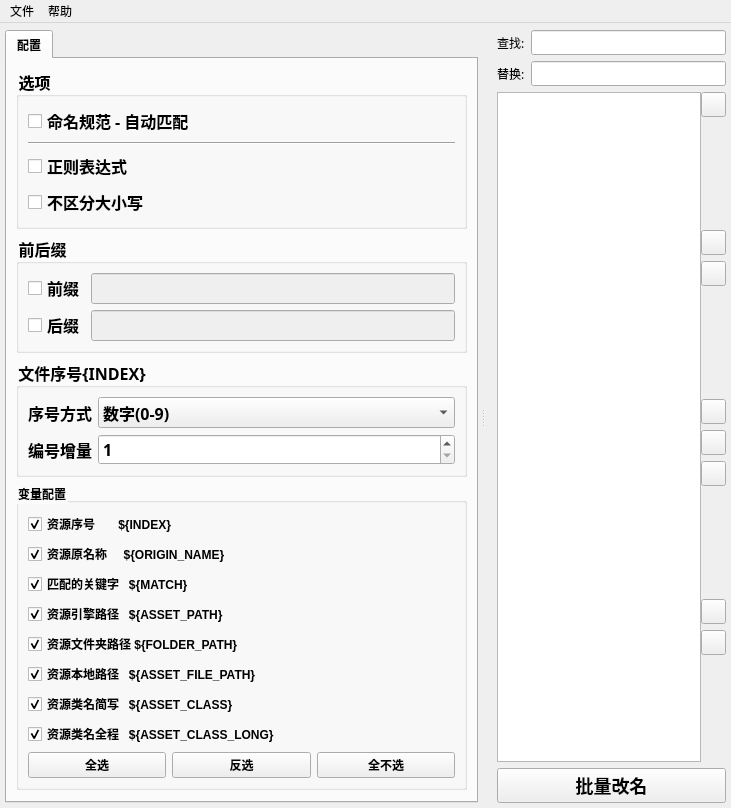
<?xml version="1.0" encoding="UTF-8"?>
<ui version="4.0">
 <class>Main_Container</class>
 <widget class="QWidget" name="Main_Container">
  <property name="geometry">
   <rect>
    <x>0</x>
    <y>0</y>
    <width>731</width>
    <height>796</height>
   </rect>
  </property>
  <property name="font">
   <font>
    <family>微软雅黑</family>
   </font>
  </property>
  <property name="windowTitle">
   <string>批量改名工具</string>
  </property>
  <layout class="QHBoxLayout" name="horizontalLayout">
   <property name="leftMargin">
    <number>5</number>
   </property>
   <property name="topMargin">
    <number>30</number>
   </property>
   <property name="rightMargin">
    <number>5</number>
   </property>
   <property name="bottomMargin">
    <number>5</number>
   </property>
   <item>
    <widget class="QSplitter" name="Splitter">
     <property name="styleSheet">
      <string notr="true">font: bold 12pt &quot;Microsoft YaHei&quot;;</string>
     </property>
     <property name="orientation">
      <enum>Qt::Horizontal</enum>
     </property>
     <property name="opaqueResize">
      <bool>true</bool>
     </property>
     <property name="handleWidth">
      <number>10</number>
     </property>
     <property name="childrenCollapsible">
      <bool>true</bool>
     </property>
     <widget class="MTabWidget" name="tabWidget">
      <property name="styleSheet">
       <string notr="true">font-weight:bold</string>
      </property>
      <property name="tabPosition">
       <enum>QTabWidget::North</enum>
      </property>
      <property name="tabShape">
       <enum>QTabWidget::Rounded</enum>
      </property>
      <property name="currentIndex">
       <number>0</number>
      </property>
      <property name="elideMode">
       <enum>Qt::ElideNone</enum>
      </property>
      <property name="usesScrollButtons">
       <bool>true</bool>
      </property>
      <property name="documentMode">
       <bool>false</bool>
      </property>
      <widget class="QWidget" name="tabWidgetPage1">
       <attribute name="title">
        <string>配置</string>
       </attribute>
       <layout class="QVBoxLayout" name="verticalLayout_2">
        <property name="leftMargin">
         <number>9</number>
        </property>
        <property name="rightMargin">
         <number>9</number>
        </property>
        <item>
         <widget class="QGroupBox" name="groupBox">
          <property name="font">
           <font>
            <family>Microsoft YaHei</family>
            <pointsize>12</pointsize>
            <weight>75</weight>
            <italic>false</italic>
            <bold>true</bold>
           </font>
          </property>
          <property name="title">
           <string>选项</string>
          </property>
          <layout class="QGridLayout" name="gridLayout">
           <item row="4" column="0">
            <widget class="MCheckBox" name="Ignore_Case_CB">
             <property name="text">
              <string>不区分大小写</string>
             </property>
            </widget>
           </item>
           <item row="3" column="0">
            <widget class="MCheckBox" name="RE_CB">
             <property name="text">
              <string>正则表达式</string>
             </property>
            </widget>
           </item>
           <item row="1" column="0">
            <widget class="MCheckBox" name="Convention_CB">
             <property name="text">
              <string>命名规范 - 自动匹配</string>
             </property>
            </widget>
           </item>
           <item row="2" column="0">
            <widget class="Line" name="line">
             <property name="orientation">
              <enum>Qt::Horizontal</enum>
             </property>
            </widget>
           </item>
          </layout>
         </widget>
        </item>
        <item>
         <widget class="QGroupBox" name="groupBox_4">
          <property name="font">
           <font>
            <family>Microsoft YaHei</family>
            <pointsize>12</pointsize>
            <weight>75</weight>
            <italic>false</italic>
            <bold>true</bold>
           </font>
          </property>
          <property name="title">
           <string>前后缀</string>
          </property>
          <layout class="QVBoxLayout" name="verticalLayout_7">
           <item>
            <layout class="QHBoxLayout" name="horizontalLayout_9">
             <item>
              <widget class="MCheckBox" name="Prefix_CB">
               <property name="text">
                <string>前缀</string>
               </property>
              </widget>
             </item>
             <item>
              <widget class="MLineEdit" name="Prefix_LE">
               <property name="enabled">
                <bool>false</bool>
               </property>
              </widget>
             </item>
            </layout>
           </item>
           <item>
            <layout class="QHBoxLayout" name="horizontalLayout_10">
             <item>
              <widget class="MCheckBox" name="Suffix_CB">
               <property name="text">
                <string>后缀</string>
               </property>
              </widget>
             </item>
             <item>
              <widget class="MLineEdit" name="Suffix_LE">
               <property name="enabled">
                <bool>false</bool>
               </property>
              </widget>
             </item>
            </layout>
           </item>
          </layout>
         </widget>
        </item>
        <item>
         <widget class="QGroupBox" name="groupBox_3">
          <property name="sizePolicy">
           <sizepolicy hsizetype="Preferred" vsizetype="Minimum">
            <horstretch>0</horstretch>
            <verstretch>0</verstretch>
           </sizepolicy>
          </property>
          <property name="maximumSize">
           <size>
            <width>16777215</width>
            <height>16777215</height>
           </size>
          </property>
          <property name="font">
           <font>
            <family>Microsoft YaHei</family>
            <pointsize>12</pointsize>
            <weight>75</weight>
            <italic>false</italic>
            <bold>true</bold>
           </font>
          </property>
          <property name="autoFillBackground">
           <bool>false</bool>
          </property>
          <property name="styleSheet">
           <string notr="true"/>
          </property>
          <property name="title">
           <string notr="true">文件序号{INDEX}</string>
          </property>
          <property name="flat">
           <bool>false</bool>
          </property>
          <property name="checkable">
           <bool>false</bool>
          </property>
          <property name="checked">
           <bool>false</bool>
          </property>
          <layout class="QVBoxLayout" name="verticalLayout_5">
           <item>
            <layout class="QHBoxLayout" name="horizontalLayout_5">
             <item>
              <widget class="QLabel" name="label">
               <property name="text">
                <string>序号方式</string>
               </property>
              </widget>
             </item>
             <item>
              <widget class="MComboBox" name="Index_Combo">
               <property name="sizePolicy">
                <sizepolicy hsizetype="Expanding" vsizetype="Fixed">
                 <horstretch>0</horstretch>
                 <verstretch>0</verstretch>
                </sizepolicy>
               </property>
               <item>
                <property name="text">
                 <string>数字(0-9)</string>
                </property>
               </item>
               <item>
                <property name="text">
                 <string>字母(a-z)</string>
                </property>
               </item>
              </widget>
             </item>
            </layout>
           </item>
           <item>
            <widget class="QStackedWidget" name="stackedWidget">
             <property name="sizePolicy">
              <sizepolicy hsizetype="Preferred" vsizetype="Fixed">
               <horstretch>0</horstretch>
               <verstretch>0</verstretch>
              </sizepolicy>
             </property>
             <property name="maximumSize">
              <size>
               <width>16777215</width>
               <height>16777215</height>
              </size>
             </property>
             <property name="currentIndex">
              <number>0</number>
             </property>
             <widget class="QWidget" name="page">
              <property name="sizePolicy">
               <sizepolicy hsizetype="Preferred" vsizetype="Fixed">
                <horstretch>0</horstretch>
                <verstretch>0</verstretch>
               </sizepolicy>
              </property>
              <layout class="QHBoxLayout" name="horizontalLayout_6">
               <property name="leftMargin">
                <number>0</number>
               </property>
               <property name="topMargin">
                <number>0</number>
               </property>
               <property name="rightMargin">
                <number>0</number>
               </property>
               <property name="bottomMargin">
                <number>0</number>
               </property>
               <item>
                <widget class="QLabel" name="label_2">
                 <property name="text">
                  <string>编号增量</string>
                 </property>
                </widget>
               </item>
               <item>
                <widget class="MSpinBox" name="Padding_SP">
                 <property name="sizePolicy">
                  <sizepolicy hsizetype="Expanding" vsizetype="Fixed">
                   <horstretch>0</horstretch>
                   <verstretch>0</verstretch>
                  </sizepolicy>
                 </property>
                 <property name="minimum">
                  <number>1</number>
                 </property>
                </widget>
               </item>
              </layout>
             </widget>
             <widget class="QWidget" name="page_2">
              <property name="sizePolicy">
               <sizepolicy hsizetype="Preferred" vsizetype="Fixed">
                <horstretch>0</horstretch>
                <verstretch>0</verstretch>
               </sizepolicy>
              </property>
              <layout class="QHBoxLayout" name="horizontalLayout_7">
               <property name="leftMargin">
                <number>0</number>
               </property>
               <property name="topMargin">
                <number>0</number>
               </property>
               <property name="rightMargin">
                <number>0</number>
               </property>
               <property name="bottomMargin">
                <number>0</number>
               </property>
               <item>
                <widget class="QGroupBox" name="groupBox_2">
                 <property name="sizePolicy">
                  <sizepolicy hsizetype="Preferred" vsizetype="Fixed">
                   <horstretch>0</horstretch>
                   <verstretch>0</verstretch>
                  </sizepolicy>
                 </property>
                 <property name="styleSheet">
                  <string notr="true">border:none</string>
                 </property>
                 <property name="title">
                  <string/>
                 </property>
                 <property name="flat">
                  <bool>false</bool>
                 </property>
                 <property name="checkable">
                  <bool>false</bool>
                 </property>
                 <layout class="QHBoxLayout" name="horizontalLayout_8">
                  <property name="leftMargin">
                   <number>0</number>
                  </property>
                  <property name="topMargin">
                   <number>0</number>
                  </property>
                  <property name="rightMargin">
                   <number>0</number>
                  </property>
                  <property name="bottomMargin">
                   <number>0</number>
                  </property>
                  <item>
                   <widget class="MRadioButton" name="Lower_CB">
                    <property name="text">
                     <string>小写</string>
                    </property>
                    <property name="checked">
                     <bool>true</bool>
                    </property>
                   </widget>
                  </item>
                  <item>
                   <widget class="MRadioButton" name="Upper_CB">
                    <property name="text">
                     <string>大写</string>
                    </property>
                   </widget>
                  </item>
                 </layout>
                </widget>
               </item>
              </layout>
             </widget>
            </widget>
           </item>
          </layout>
         </widget>
        </item>
        <item>
         <widget class="QGroupBox" name="Variable_Group">
          <property name="title">
           <string>变量配置</string>
          </property>
          <layout class="QVBoxLayout" name="verticalLayout_11">
           <item>
            <widget class="MCheckBox" name="INDEX_CB">
             <property name="text">
              <string>资源序号       ${INDEX} </string>
             </property>
             <property name="checked">
              <bool>true</bool>
             </property>
            </widget>
           </item>
           <item>
            <widget class="MCheckBox" name="ORIGIN_NAME_CB">
             <property name="text">
              <string>资源原名称     ${ORIGIN_NAME} </string>
             </property>
             <property name="checked">
              <bool>true</bool>
             </property>
            </widget>
           </item>
           <item>
            <widget class="MCheckBox" name="MATCH_CB">
             <property name="text">
              <string>匹配的关键字   ${MATCH} </string>
             </property>
             <property name="checked">
              <bool>true</bool>
             </property>
            </widget>
           </item>
           <item>
            <widget class="MCheckBox" name="ASSET_PATH_CB">
             <property name="text">
              <string>资源引擎路径   ${ASSET_PATH} </string>
             </property>
             <property name="checked">
              <bool>true</bool>
             </property>
            </widget>
           </item>
           <item>
            <widget class="MCheckBox" name="FOLDER_PATH_CB">
             <property name="text">
              <string>资源文件夹路径 ${FOLDER_PATH} </string>
             </property>
             <property name="checked">
              <bool>true</bool>
             </property>
            </widget>
           </item>
           <item>
            <widget class="MCheckBox" name="ASSET_FILE_PATH_CB">
             <property name="text">
              <string>资源本地路径   ${ASSET_FILE_PATH} </string>
             </property>
             <property name="checked">
              <bool>true</bool>
             </property>
            </widget>
           </item>
           <item>
            <widget class="MCheckBox" name="ASSET_CLASS_CB">
             <property name="text">
              <string>资源类名简写   ${ASSET_CLASS} </string>
             </property>
             <property name="checked">
              <bool>true</bool>
             </property>
            </widget>
           </item>
           <item>
            <widget class="MCheckBox" name="ASSET_CLASS_LONG_CB">
             <property name="text">
              <string>资源类名全程   ${ASSET_CLASS_LONG} </string>
             </property>
             <property name="checked">
              <bool>true</bool>
             </property>
            </widget>
           </item>
           <item>
            <layout class="QHBoxLayout" name="horizontalLayout_24">
             <property name="sizeConstraint">
              <enum>QLayout::SetFixedSize</enum>
             </property>
             <item>
              <widget class="MPushButton" name="Select_All_BTN">
               <property name="text">
                <string>全选</string>
               </property>
              </widget>
             </item>
             <item>
              <widget class="MPushButton" name="Toggle_Select_BTN">
               <property name="text">
                <string>反选</string>
               </property>
              </widget>
             </item>
             <item>
              <widget class="MPushButton" name="Non_Select_BTN">
               <property name="text">
                <string>全不选</string>
               </property>
              </widget>
             </item>
            </layout>
           </item>
          </layout>
         </widget>
        </item>
        <item>
         <spacer name="verticalSpacer">
          <property name="orientation">
           <enum>Qt::Vertical</enum>
          </property>
          <property name="sizeHint" stdset="0">
           <size>
            <width>20</width>
            <height>40</height>
           </size>
          </property>
         </spacer>
        </item>
       </layout>
      </widget>
     </widget>
     <widget class="QWidget" name="layoutWidget">
      <layout class="QVBoxLayout" name="verticalLayout_6">
       <property name="leftMargin">
        <number>9</number>
       </property>
       <property name="rightMargin">
        <number>0</number>
       </property>
       <item>
        <layout class="QHBoxLayout" name="horizontalLayout_3">
         <item>
          <widget class="QLabel" name="Selector_Label_3">
           <property name="text">
            <string>查找:</string>
           </property>
          </widget>
         </item>
         <item>
          <widget class="MLineEdit" name="Search_LE">
           <property name="sizePolicy">
            <sizepolicy hsizetype="Expanding" vsizetype="Fixed">
             <horstretch>0</horstretch>
             <verstretch>0</verstretch>
            </sizepolicy>
           </property>
          </widget>
         </item>
        </layout>
       </item>
       <item>
        <layout class="QHBoxLayout" name="horizontalLayout_4">
         <item>
          <widget class="QLabel" name="Selector_Label_2">
           <property name="text">
            <string>替换:</string>
           </property>
          </widget>
         </item>
         <item>
          <widget class="MLineEdit" name="Replace_LE">
           <property name="sizePolicy">
            <sizepolicy hsizetype="Expanding" vsizetype="Fixed">
             <horstretch>0</horstretch>
             <verstretch>0</verstretch>
            </sizepolicy>
           </property>
          </widget>
         </item>
        </layout>
       </item>
       <item>
        <widget class="QWidget" name="horizontalWidget" native="true">
         <property name="minimumSize">
          <size>
           <width>0</width>
           <height>0</height>
          </size>
         </property>
         <property name="maximumSize">
          <size>
           <width>16777215</width>
           <height>16777215</height>
          </size>
         </property>
         <layout class="QHBoxLayout" name="horizontalLayout_11" stretch="0,0">
          <property name="spacing">
           <number>0</number>
          </property>
          <property name="sizeConstraint">
           <enum>QLayout::SetNoConstraint</enum>
          </property>
          <property name="leftMargin">
           <number>0</number>
          </property>
          <property name="topMargin">
           <number>0</number>
          </property>
          <property name="rightMargin">
           <number>0</number>
          </property>
          <property name="bottomMargin">
           <number>0</number>
          </property>
          <item>
           <widget class="MTableView" name="Table_View">
            <property name="sizePolicy">
             <sizepolicy hsizetype="Expanding" vsizetype="Expanding">
              <horstretch>0</horstretch>
              <verstretch>0</verstretch>
             </sizepolicy>
            </property>
            <property name="minimumSize">
             <size>
              <width>0</width>
              <height>0</height>
             </size>
            </property>
            <property name="maximumSize">
             <size>
              <width>16777215</width>
              <height>16777215</height>
             </size>
            </property>
            <property name="sizeIncrement">
             <size>
              <width>0</width>
              <height>0</height>
             </size>
            </property>
            <property name="contextMenuPolicy">
             <enum>Qt::CustomContextMenu</enum>
            </property>
            <property name="sizeAdjustPolicy">
             <enum>QAbstractScrollArea::AdjustToContents</enum>
            </property>
            <property name="dragEnabled">
             <bool>true</bool>
            </property>
            <property name="dragDropMode">
             <enum>QAbstractItemView::InternalMove</enum>
            </property>
            <property name="defaultDropAction">
             <enum>Qt::MoveAction</enum>
            </property>
            <property name="alternatingRowColors">
             <bool>true</bool>
            </property>
            <property name="selectionMode">
             <enum>QAbstractItemView::ExtendedSelection</enum>
            </property>
            <property name="selectionBehavior">
             <enum>QAbstractItemView::SelectRows</enum>
            </property>
            <property name="showGrid">
             <bool>true</bool>
            </property>
            <property name="cornerButtonEnabled">
             <bool>true</bool>
            </property>
            <attribute name="horizontalHeaderCascadingSectionResizes">
             <bool>false</bool>
            </attribute>
            <attribute name="horizontalHeaderStretchLastSection">
             <bool>false</bool>
            </attribute>
            <attribute name="verticalHeaderCascadingSectionResizes">
             <bool>false</bool>
            </attribute>
            <attribute name="verticalHeaderStretchLastSection">
             <bool>false</bool>
            </attribute>
           </widget>
          </item>
          <item>
           <widget class="QFrame" name="Arrow_Container">
            <property name="sizePolicy">
             <sizepolicy hsizetype="Preferred" vsizetype="Preferred">
              <horstretch>0</horstretch>
              <verstretch>0</verstretch>
             </sizepolicy>
            </property>
            <property name="minimumSize">
             <size>
              <width>0</width>
              <height>0</height>
             </size>
            </property>
            <property name="maximumSize">
             <size>
              <width>16777215</width>
              <height>16777215</height>
             </size>
            </property>
            <property name="frameShape">
             <enum>QFrame::NoFrame</enum>
            </property>
            <property name="frameShadow">
             <enum>QFrame::Raised</enum>
            </property>
            <property name="lineWidth">
             <number>2</number>
            </property>
            <layout class="QVBoxLayout" name="verticalLayout">
             <property name="sizeConstraint">
              <enum>QLayout::SetNoConstraint</enum>
             </property>
             <property name="leftMargin">
              <number>0</number>
             </property>
             <property name="topMargin">
              <number>0</number>
             </property>
             <property name="rightMargin">
              <number>0</number>
             </property>
             <property name="bottomMargin">
              <number>0</number>
             </property>
             <item>
              <widget class="MPushButton" name="Update_BTN">
               <property name="sizePolicy">
                <sizepolicy hsizetype="Fixed" vsizetype="Fixed">
                 <horstretch>0</horstretch>
                 <verstretch>0</verstretch>
                </sizepolicy>
               </property>
               <property name="maximumSize">
                <size>
                 <width>25</width>
                 <height>25</height>
                </size>
               </property>
               <property name="baseSize">
                <size>
                 <width>0</width>
                 <height>0</height>
                </size>
               </property>
               <property name="toolTip">
                <string>&lt;html&gt;&lt;head/&gt;&lt;body&gt;&lt;p&gt;刷新&lt;/p&gt;&lt;/body&gt;&lt;/html&gt;</string>
               </property>
               <property name="text">
                <string/>
               </property>
              </widget>
             </item>
             <item>
              <spacer name="verticalSpacer_5">
               <property name="orientation">
                <enum>Qt::Vertical</enum>
               </property>
               <property name="sizeHint" stdset="0">
                <size>
                 <width>20</width>
                 <height>40</height>
                </size>
               </property>
              </spacer>
             </item>
             <item>
              <widget class="MPushButton" name="Get_Actor_BTN">
               <property name="sizePolicy">
                <sizepolicy hsizetype="Fixed" vsizetype="Fixed">
                 <horstretch>0</horstretch>
                 <verstretch>0</verstretch>
                </sizepolicy>
               </property>
               <property name="maximumSize">
                <size>
                 <width>25</width>
                 <height>25</height>
                </size>
               </property>
               <property name="baseSize">
                <size>
                 <width>0</width>
                 <height>0</height>
                </size>
               </property>
               <property name="toolTip">
                <string>&lt;html&gt;&lt;head/&gt;&lt;body&gt;&lt;p&gt;&lt;span style=&quot; font-weight:600;&quot;&gt;获取文件&lt;/span&gt;&lt;/p&gt;&lt;/body&gt;&lt;/html&gt;</string>
               </property>
               <property name="text">
                <string/>
               </property>
              </widget>
             </item>
             <item>
              <widget class="MPushButton" name="Get_Asset_BTN">
               <property name="sizePolicy">
                <sizepolicy hsizetype="Fixed" vsizetype="Fixed">
                 <horstretch>0</horstretch>
                 <verstretch>0</verstretch>
                </sizepolicy>
               </property>
               <property name="maximumSize">
                <size>
                 <width>25</width>
                 <height>25</height>
                </size>
               </property>
               <property name="baseSize">
                <size>
                 <width>0</width>
                 <height>0</height>
                </size>
               </property>
               <property name="toolTip">
                <string>&lt;html&gt;&lt;head/&gt;&lt;body&gt;&lt;p&gt;&lt;span style=&quot; font-weight:600;&quot;&gt;获取文件&lt;/span&gt;&lt;/p&gt;&lt;/body&gt;&lt;/html&gt;</string>
               </property>
               <property name="text">
                <string/>
               </property>
              </widget>
             </item>
             <item>
              <spacer name="verticalSpacer_4">
               <property name="orientation">
                <enum>Qt::Vertical</enum>
               </property>
               <property name="sizeHint" stdset="0">
                <size>
                 <width>20</width>
                 <height>40</height>
                </size>
               </property>
              </spacer>
             </item>
             <item>
              <widget class="MPushButton" name="Find_BTN">
               <property name="sizePolicy">
                <sizepolicy hsizetype="Fixed" vsizetype="Fixed">
                 <horstretch>0</horstretch>
                 <verstretch>0</verstretch>
                </sizepolicy>
               </property>
               <property name="maximumSize">
                <size>
                 <width>25</width>
                 <height>25</height>
                </size>
               </property>
               <property name="baseSize">
                <size>
                 <width>0</width>
                 <height>0</height>
                </size>
               </property>
               <property name="toolTip">
                <string>&lt;html&gt;&lt;head/&gt;&lt;body&gt;&lt;p&gt;&lt;span style=&quot; font-weight:600;&quot;&gt;定位文件&lt;/span&gt;&lt;/p&gt;&lt;/body&gt;&lt;/html&gt;</string>
               </property>
               <property name="text">
                <string/>
               </property>
              </widget>
             </item>
             <item>
              <widget class="MPushButton" name="Drive_BTN">
               <property name="sizePolicy">
                <sizepolicy hsizetype="Fixed" vsizetype="Fixed">
                 <horstretch>0</horstretch>
                 <verstretch>0</verstretch>
                </sizepolicy>
               </property>
               <property name="maximumSize">
                <size>
                 <width>25</width>
                 <height>25</height>
                </size>
               </property>
               <property name="baseSize">
                <size>
                 <width>0</width>
                 <height>0</height>
                </size>
               </property>
               <property name="toolTip">
                <string>&lt;html&gt;&lt;head/&gt;&lt;body&gt;&lt;p&gt;&lt;span style=&quot; font-weight:600;&quot;&gt;打开系统目录路径&lt;/span&gt;&lt;/p&gt;&lt;/body&gt;&lt;/html&gt;</string>
               </property>
               <property name="text">
                <string/>
               </property>
              </widget>
             </item>
             <item>
              <widget class="MPushButton" name="Del_BTN">
               <property name="sizePolicy">
                <sizepolicy hsizetype="Fixed" vsizetype="Fixed">
                 <horstretch>0</horstretch>
                 <verstretch>0</verstretch>
                </sizepolicy>
               </property>
               <property name="maximumSize">
                <size>
                 <width>25</width>
                 <height>25</height>
                </size>
               </property>
               <property name="baseSize">
                <size>
                 <width>0</width>
                 <height>0</height>
                </size>
               </property>
               <property name="toolTip">
                <string>&lt;html&gt;&lt;head/&gt;&lt;body&gt;&lt;p&gt;&lt;span style=&quot; font-weight:600;&quot;&gt;删除文件&lt;/span&gt;&lt;/p&gt;&lt;/body&gt;&lt;/html&gt;</string>
               </property>
               <property name="text">
                <string/>
               </property>
              </widget>
             </item>
             <item>
              <spacer name="verticalSpacer_3">
               <property name="orientation">
                <enum>Qt::Vertical</enum>
               </property>
               <property name="sizeHint" stdset="0">
                <size>
                 <width>20</width>
                 <height>40</height>
                </size>
               </property>
              </spacer>
             </item>
             <item>
              <widget class="MPushButton" name="Up_BTN">
               <property name="sizePolicy">
                <sizepolicy hsizetype="Fixed" vsizetype="Fixed">
                 <horstretch>0</horstretch>
                 <verstretch>0</verstretch>
                </sizepolicy>
               </property>
               <property name="maximumSize">
                <size>
                 <width>25</width>
                 <height>25</height>
                </size>
               </property>
               <property name="baseSize">
                <size>
                 <width>0</width>
                 <height>0</height>
                </size>
               </property>
               <property name="toolTip">
                <string>&lt;html&gt;&lt;head/&gt;&lt;body&gt;&lt;p&gt;&lt;span style=&quot; font-weight:600;&quot;&gt;上移&lt;/span&gt;&lt;/p&gt;&lt;/body&gt;&lt;/html&gt;</string>
               </property>
               <property name="text">
                <string/>
               </property>
              </widget>
             </item>
             <item>
              <widget class="MPushButton" name="Dn_BTN">
               <property name="sizePolicy">
                <sizepolicy hsizetype="Fixed" vsizetype="Fixed">
                 <horstretch>0</horstretch>
                 <verstretch>0</verstretch>
                </sizepolicy>
               </property>
               <property name="minimumSize">
                <size>
                 <width>0</width>
                 <height>0</height>
                </size>
               </property>
               <property name="maximumSize">
                <size>
                 <width>25</width>
                 <height>25</height>
                </size>
               </property>
               <property name="toolTip">
                <string>&lt;html&gt;&lt;head/&gt;&lt;body&gt;&lt;p&gt;&lt;span style=&quot; font-weight:600;&quot;&gt;下移&lt;/span&gt;&lt;/p&gt;&lt;/body&gt;&lt;/html&gt;</string>
               </property>
               <property name="text">
                <string/>
               </property>
              </widget>
             </item>
             <item>
              <spacer name="verticalSpacer_2">
               <property name="orientation">
                <enum>Qt::Vertical</enum>
               </property>
               <property name="sizeHint" stdset="0">
                <size>
                 <width>20</width>
                 <height>40</height>
                </size>
               </property>
              </spacer>
             </item>
            </layout>
           </widget>
          </item>
         </layout>
        </widget>
       </item>
       <item>
        <widget class="MPushButton" name="Rename_BTN">
         <property name="font">
          <font>
           <family>Microsoft YaHei</family>
           <pointsize>-1</pointsize>
           <weight>75</weight>
           <italic>false</italic>
           <bold>true</bold>
          </font>
         </property>
         <property name="styleSheet">
          <string notr="true">font-weight:bold;
font-size:18px;</string>
         </property>
         <property name="text">
          <string>批量改名</string>
         </property>
        </widget>
       </item>
      </layout>
     </widget>
    </widget>
   </item>
  </layout>
  <widget class="QMenuBar" name="MenuBar">
   <property name="geometry">
    <rect>
     <x>0</x>
     <y>0</y>
     <width>9999</width>
     <height>23</height>
    </rect>
   </property>
   <property name="sizePolicy">
    <sizepolicy hsizetype="Expanding" vsizetype="Expanding">
     <horstretch>0</horstretch>
     <verstretch>0</verstretch>
    </sizepolicy>
   </property>
   <property name="minimumSize">
    <size>
     <width>9999</width>
     <height>0</height>
    </size>
   </property>
   <property name="styleSheet">
    <string notr="true"/>
   </property>
   <property name="defaultUp">
    <bool>false</bool>
   </property>
   <property name="nativeMenuBar">
    <bool>true</bool>
   </property>
   <widget class="QMenu" name="menu">
    <property name="tearOffEnabled">
     <bool>true</bool>
    </property>
    <property name="title">
     <string>文件</string>
    </property>
    <property name="separatorsCollapsible">
     <bool>false</bool>
    </property>
    <property name="toolTipsVisible">
     <bool>false</bool>
    </property>
    <addaction name="Import_Setting_Action"/>
    <addaction name="Export_Setting_Action"/>
    <addaction name="separator"/>
    <addaction name="Close_Action"/>
   </widget>
   <widget class="QMenu" name="menu_2">
    <property name="tearOffEnabled">
     <bool>true</bool>
    </property>
    <property name="title">
     <string>帮助</string>
    </property>
    <property name="toolTipsVisible">
     <bool>false</bool>
    </property>
    <addaction name="Convention_Action"/>
    <addaction name="Help_Action"/>
   </widget>
   <widget class="QMenu" name="Right_Menu">
    <property name="tearOffEnabled">
     <bool>true</bool>
    </property>
    <property name="title">
     <string/>
    </property>
    <addaction name="Update_Action"/>
    <addaction name="separator"/>
    <addaction name="Get_Actor_Action"/>
    <addaction name="Get_Asset_Action"/>
    <addaction name="Find_Action"/>
    <addaction name="Drive_Action"/>
    <addaction name="Del_Action"/>
    <addaction name="separator"/>
    <addaction name="Up_Action"/>
    <addaction name="Dn_Action"/>
   </widget>
   <addaction name="menu"/>
   <addaction name="menu_2"/>
   <addaction name="Right_Menu"/>
  </widget>
  <action name="Import_Setting_Action">
   <property name="text">
    <string>读取配置</string>
   </property>
  </action>
  <action name="Export_Setting_Action">
   <property name="text">
    <string>导出配置</string>
   </property>
  </action>
  <action name="Close_Action">
   <property name="text">
    <string>关闭</string>
   </property>
  </action>
  <action name="Help_Action">
   <property name="text">
    <string>帮助文档</string>
   </property>
  </action>
  <action name="Convention_Action">
   <property name="text">
    <string>命名规范</string>
   </property>
  </action>
  <action name="Get_Asset_Action">
   <property name="text">
    <string>获取资产</string>
   </property>
  </action>
  <action name="Find_Action">
   <property name="text">
    <string>定位文件</string>
   </property>
  </action>
  <action name="Del_Action">
   <property name="text">
    <string>删除文件</string>
   </property>
  </action>
  <action name="Drive_Action">
   <property name="text">
    <string>打开系统目录路径</string>
   </property>
  </action>
  <action name="Update_Action">
   <property name="text">
    <string>刷新</string>
   </property>
  </action>
  <action name="Up_Action">
   <property name="text">
    <string>上移</string>
   </property>
  </action>
  <action name="Dn_Action">
   <property name="text">
    <string>下移</string>
   </property>
  </action>
  <action name="Get_Actor_Action">
   <property name="text">
    <string>获取Actor</string>
   </property>
  </action>
 </widget>
 <customwidgets>
  <customwidget>
   <class>MPushButton</class>
   <extends>QPushButton</extends>
   <header>dayu_widgets/push_button.h</header>
  </customwidget>
  <customwidget>
   <class>MComboBox</class>
   <extends>QComboBox</extends>
   <header>dayu_widgets/combo_box.h</header>
  </customwidget>
  <customwidget>
   <class>MLineEdit</class>
   <extends>QLineEdit</extends>
   <header>dayu_widgets/line_edit.h</header>
  </customwidget>
  <customwidget>
   <class>MCheckBox</class>
   <extends>QCheckBox</extends>
   <header>dayu_widgets/check_box.h</header>
  </customwidget>
  <customwidget>
   <class>MRadioButton</class>
   <extends>QRadioButton</extends>
   <header>dayu_widgets/radio_button.h</header>
  </customwidget>
  <customwidget>
   <class>MTableView</class>
   <extends>QTableView</extends>
   <header>dayu_widgets/item_view.h</header>
   <slots>
    <slot>update_table()</slot>
   </slots>
  </customwidget>
  <customwidget>
   <class>MSpinBox</class>
   <extends>QSpinBox</extends>
   <header>dayu_widgets/spin_box.h</header>
  </customwidget>
  <customwidget>
   <class>MTabWidget</class>
   <extends>QTabWidget</extends>
   <header>dayu_widgets/tab_widget.h</header>
   <container>1</container>
  </customwidget>
 </customwidgets>
 <resources/>
 <connections>
  <connection>
   <sender>Prefix_CB</sender>
   <signal>toggled(bool)</signal>
   <receiver>Prefix_LE</receiver>
   <slot>setEnabled(bool)</slot>
   <hints>
    <hint type="sourcelabel">
     <x>74</x>
     <y>212</y>
    </hint>
    <hint type="destinationlabel">
     <x>271</x>
     <y>214</y>
    </hint>
   </hints>
  </connection>
  <connection>
   <sender>Suffix_CB</sender>
   <signal>toggled(bool)</signal>
   <receiver>Suffix_LE</receiver>
   <slot>setEnabled(bool)</slot>
   <hints>
    <hint type="sourcelabel">
     <x>74</x>
     <y>240</y>
    </hint>
    <hint type="destinationlabel">
     <x>286</x>
     <y>242</y>
    </hint>
   </hints>
  </connection>
  <connection>
   <sender>Index_Combo</sender>
   <signal>currentIndexChanged(int)</signal>
   <receiver>stackedWidget</receiver>
   <slot>setCurrentIndex(int)</slot>
   <hints>
    <hint type="sourcelabel">
     <x>275</x>
     <y>302</y>
    </hint>
    <hint type="destinationlabel">
     <x>109</x>
     <y>327</y>
    </hint>
   </hints>
  </connection>
  <connection>
   <sender>RE_CB</sender>
   <signal>clicked()</signal>
   <receiver>Main_Container</receiver>
   <slot>update_table()</slot>
   <hints>
    <hint type="sourcelabel">
     <x>120</x>
     <y>133</y>
    </hint>
    <hint type="destinationlabel">
     <x>382</x>
     <y>333</y>
    </hint>
   </hints>
  </connection>
  <connection>
   <sender>Update_BTN</sender>
   <signal>clicked()</signal>
   <receiver>Main_Container</receiver>
   <slot>update_table()</slot>
   <hints>
    <hint type="sourcelabel">
     <x>724</x>
     <y>117</y>
    </hint>
    <hint type="destinationlabel">
     <x>382</x>
     <y>333</y>
    </hint>
   </hints>
  </connection>
  <connection>
   <sender>Search_LE</sender>
   <signal>textChanged(QString)</signal>
   <receiver>Main_Container</receiver>
   <slot>update_table()</slot>
   <hints>
    <hint type="sourcelabel">
     <x>723</x>
     <y>54</y>
    </hint>
    <hint type="destinationlabel">
     <x>382</x>
     <y>333</y>
    </hint>
   </hints>
  </connection>
  <connection>
   <sender>Replace_LE</sender>
   <signal>textChanged(QString)</signal>
   <receiver>Main_Container</receiver>
   <slot>update_table()</slot>
   <hints>
    <hint type="sourcelabel">
     <x>723</x>
     <y>85</y>
    </hint>
    <hint type="destinationlabel">
     <x>382</x>
     <y>333</y>
    </hint>
   </hints>
  </connection>
  <connection>
   <sender>Padding_SP</sender>
   <signal>valueChanged(int)</signal>
   <receiver>Main_Container</receiver>
   <slot>update_table()</slot>
   <hints>
    <hint type="sourcelabel">
     <x>283</x>
     <y>327</y>
    </hint>
    <hint type="destinationlabel">
     <x>382</x>
     <y>333</y>
    </hint>
   </hints>
  </connection>
  <connection>
   <sender>Lower_CB</sender>
   <signal>toggled(bool)</signal>
   <receiver>Main_Container</receiver>
   <slot>update_table()</slot>
   <hints>
    <hint type="sourcelabel">
     <x>72</x>
     <y>330</y>
    </hint>
    <hint type="destinationlabel">
     <x>382</x>
     <y>333</y>
    </hint>
   </hints>
  </connection>
  <connection>
   <sender>Upper_CB</sender>
   <signal>toggled(bool)</signal>
   <receiver>Main_Container</receiver>
   <slot>update_table()</slot>
   <hints>
    <hint type="sourcelabel">
     <x>125</x>
     <y>330</y>
    </hint>
    <hint type="destinationlabel">
     <x>382</x>
     <y>333</y>
    </hint>
   </hints>
  </connection>
  <connection>
   <sender>Close_Action</sender>
   <signal>triggered()</signal>
   <receiver>Main_Container</receiver>
   <slot>close()</slot>
   <hints>
    <hint type="sourcelabel">
     <x>-1</x>
     <y>-1</y>
    </hint>
    <hint type="destinationlabel">
     <x>324</x>
     <y>195</y>
    </hint>
   </hints>
  </connection>
  <connection>
   <sender>Ignore_Case_CB</sender>
   <signal>clicked()</signal>
   <receiver>Main_Container</receiver>
   <slot>update_table()</slot>
   <hints>
    <hint type="sourcelabel">
     <x>274</x>
     <y>155</y>
    </hint>
    <hint type="destinationlabel">
     <x>382</x>
     <y>333</y>
    </hint>
   </hints>
  </connection>
  <connection>
   <sender>Index_Combo</sender>
   <signal>currentIndexChanged(int)</signal>
   <receiver>Main_Container</receiver>
   <slot>update_table()</slot>
   <hints>
    <hint type="sourcelabel">
     <x>343</x>
     <y>302</y>
    </hint>
    <hint type="destinationlabel">
     <x>382</x>
     <y>333</y>
    </hint>
   </hints>
  </connection>
  <connection>
   <sender>Prefix_LE</sender>
   <signal>textChanged(QString)</signal>
   <receiver>Main_Container</receiver>
   <slot>update_table()</slot>
   <hints>
    <hint type="sourcelabel">
     <x>297</x>
     <y>214</y>
    </hint>
    <hint type="destinationlabel">
     <x>365</x>
     <y>331</y>
    </hint>
   </hints>
  </connection>
  <connection>
   <sender>Suffix_LE</sender>
   <signal>textChanged(QString)</signal>
   <receiver>Main_Container</receiver>
   <slot>update_table()</slot>
   <hints>
    <hint type="sourcelabel">
     <x>296</x>
     <y>242</y>
    </hint>
    <hint type="destinationlabel">
     <x>365</x>
     <y>331</y>
    </hint>
   </hints>
  </connection>
  <connection>
   <sender>Prefix_CB</sender>
   <signal>clicked()</signal>
   <receiver>Main_Container</receiver>
   <slot>update_table()</slot>
   <hints>
    <hint type="sourcelabel">
     <x>63</x>
     <y>212</y>
    </hint>
    <hint type="destinationlabel">
     <x>365</x>
     <y>331</y>
    </hint>
   </hints>
  </connection>
  <connection>
   <sender>Suffix_CB</sender>
   <signal>clicked()</signal>
   <receiver>Main_Container</receiver>
   <slot>update_table()</slot>
   <hints>
    <hint type="sourcelabel">
     <x>57</x>
     <y>240</y>
    </hint>
    <hint type="destinationlabel">
     <x>365</x>
     <y>331</y>
    </hint>
   </hints>
  </connection>
  <connection>
   <sender>Convention_CB</sender>
   <signal>clicked()</signal>
   <receiver>Main_Container</receiver>
   <slot>update_table()</slot>
   <hints>
    <hint type="sourcelabel">
     <x>179</x>
     <y>102</y>
    </hint>
    <hint type="destinationlabel">
     <x>365</x>
     <y>331</y>
    </hint>
   </hints>
  </connection>
 </connections>
 <slots>
  <slot>update_table()</slot>
 </slots>
</ui>
